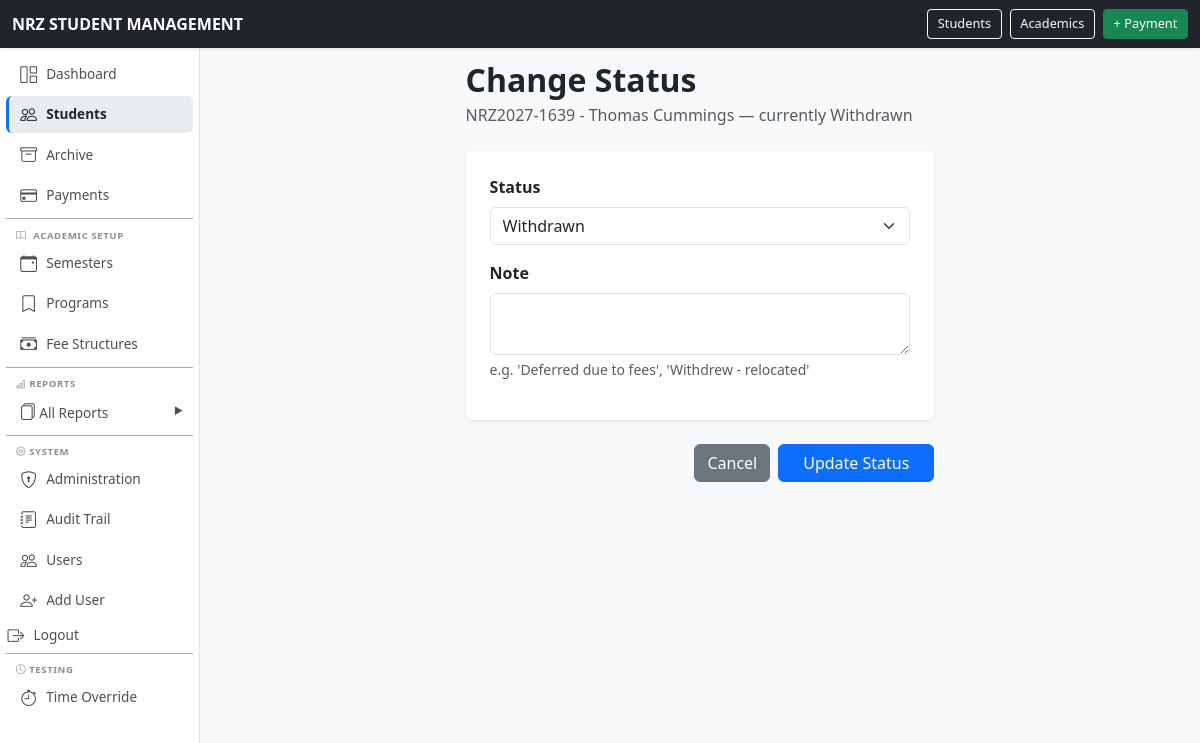
The app's page /students/93/status/ (signed in) with its own data.
### school/models.py (models this page shows, shortened)
class Student(models.Model):
    ACTIVE = "ACTIVE"
    DEFERRED = "DEFERRED"
    WITHDRAWN = "WITHDRAWN"
    COMPLETED = "COMPLETED"
    STATUS_CHOICES = [
        (ACTIVE, "Active"),
        (DEFERRED, "Deferred"),
        (WITHDRAWN, "Withdrawn"),
        (COMPLETED, "Completed"),
    ]
    student_number = models.CharField(
        max_length=30,
        unique=True,
    )
    first_name = models.CharField(
        max_length=100,
    )
    national_id = models.CharField(
        max_length=100,
    )
    last_name = models.CharField(
        max_length=100,
    )
    date_of_birth = models.DateField(
        null=True,
        blank=True,
    )
    gender = models.CharField(
        max_length=20,
        blank=True,
    )
    guardian_name = models.CharField(
        max_length=150,
        blank=True,
    )
    guardian_phone = models.CharField(
        max_length=30,
        blank=True,
    )
    student_phone = models.CharField(
        max_length=30,
        blank=True ,
    )
    address = models.TextField(
        blank=True,
    )
    program = models.ForeignKey(
        Program,
        on_delete=models.PROTECT,
        related_name="students",
    )
    intake_year = models.ForeignKey(
        AcademicYear,
        on_delete=models.PROTECT,
        related_name="students",
    )
    status = models.CharField(
        max_length=20,
        choices=STATUS_CHOICES,
        default=ACTIVE,
    )
    created_at = models.DateTimeField(
        auto_now_add=True,
    )
    class Meta:
        ordering = [
            "last_name",
            "first_name",
        ]
        permissions = [
            ("can_view_financial_reports", "Can view financial reports"),
            ("can_view_outstanding_reports", "Can view outstanding balances"),
            ("can_record_payments", "Can record payments"),
        ]
    def __str__(self):
        return (
            f"{self.student_number} - "
            f"{self.first_name} "
            f"{self.last_name}"
        )

### school/views.py (the view, shortened to what this page needs)
@permission_required("school.change_student", raise_exception=True)
def student_status_change(request, pk):
    student = get_object_or_404(Student, pk=pk)
    form = StudentStatusChangeForm(request.POST or None, initial={"status": student.status})
    return render(
        request,
        "school/student_status_form.html",
        {
            "form": form,
            "student": student,
        },
    )

### school/forms.py
class StudentStatusChangeForm(BootstrapFormMixin, forms.Form):
    status = forms.ChoiceField(choices=Student.STATUS_CHOICES)
    note = forms.CharField(
        widget=forms.Textarea(attrs={"rows": 2}),
        required=False,
        help_text="e.g. 'Deferred due to fees', 'Withdrew - relocated'",
    )

### school/context_processors.py (called while the page is built)
def time_override_enabled(request):
    return {
        'ENABLE_TIME_OVERRIDE': getattr(settings, 'ENABLE_TIME_OVERRIDE', False)
    }

### templates/school/student_status_form.html (shortened to what this page needs)
{% extends "base.html" %}
{% block content %}
<div class="row justify-content-center">
    <div class="col-xl-6">
        <div class="mb-4">
            <h2 class="fw-bold mb-1">Change Status</h2>
            <p class="text-muted">{{ student }} — currently {{ student.get_status_display }}</p>
        </div>
        <form method="post">
            <div class="card border-0 shadow-sm mb-4">
                <div class="card-body p-4">
                    {% for field in form %}
                    <div class="mb-3">
                        <label for="{{ field.id_for_label }}" class="form-label fw-semibold">{{ field.label }}</label>
                        {{ field }}
                        {% if field.help_text %}<div class="form-text">{{ field.help_text }}</div>{% endif %}
                    </div>
                    {% endfor %}
                </div>
            </div>
            <div class="d-flex gap-2 justify-content-end">
                <a href="{% url 'student_detail' student.pk %}" class="btn btn-secondary">Cancel</a>
                <button type="submit" class="btn btn-primary px-4">Update Status</button>
            </div>
        </form>
    </div>
</div>
{% endblock %}

### templates/base.html (style rules this page uses)
body { margin: 0; padding: 0; background-color: #f8f9fa; }

### records on screen
Student: student_number+first_name+last_name "NRZ2027-1639 - Thomas Cummings", status "Withdrawn"

### other values on screen
{{ field.label }} "Status" "Note"
{{ field.help_text }} "e.g. 'Deferred due to fees', 'Withdrew - relocated'"
